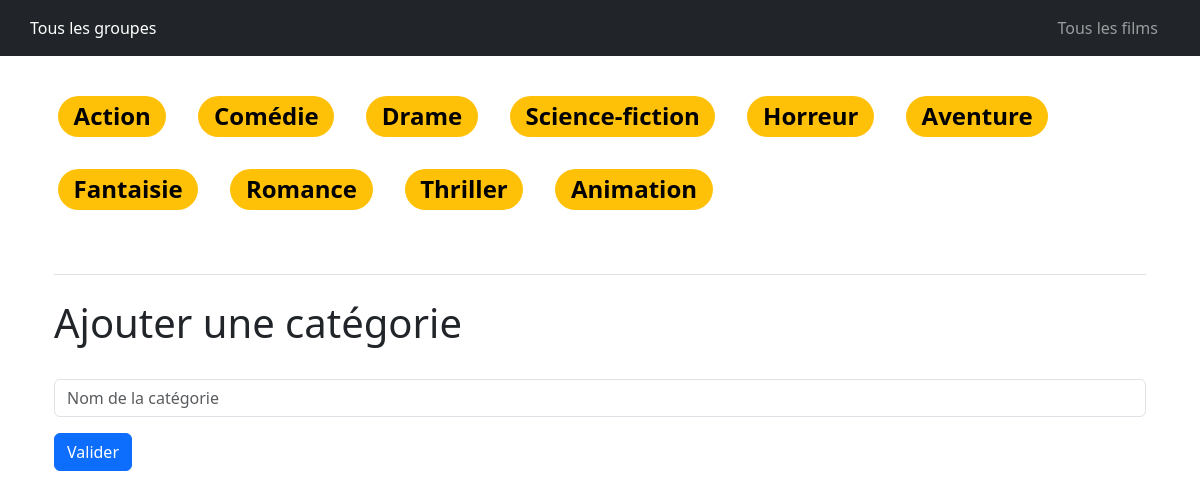
The page / on the database its author committed.
### tables this page shows
CREATE TABLE `genders` (
  `id` int(11) NOT NULL,
  `createdAt` datetime NOT NULL DEFAULT CURRENT_TIMESTAMP,
  `modifiedAt` datetime NOT NULL DEFAULT CURRENT_TIMESTAMP ON UPDATE CURRENT_TIMESTAMP,
  `name` varchar(40) NOT NULL
);

### config/class/GenderClass.php (called while the page is built, shortened)
<?php
class Gender extends Database
{
    protected $id;
    protected $name;
    public function setId($n)
    {
        if ((int)$n > 0)
            $this->id = (int)$n;
    }
    public function setName($n)
    {
        $n = trim($n);
        if (!empty($n))
            $this->name = ucfirst(strtolower($n));
    }
    public function getId()
    {
        return $this->id;
    }
    public function getName()
    {
        return $this->name;
    }
    public static function all()
    {
        $db = new Database;
        $req = $db->prepare("SELECT * FROM genders");
        $req->execute();
        $tabResult = [];
        $r = $req->fetchAll(PDO::FETCH_ASSOC);
        foreach ($r as $value) {
            $tabResult[] = new Gender($value);
        }
        return $tabResult;
    }
}

### index.php (the view, shortened to what this page needs)
<!DOCTYPE html>
<html lang="en">
<head>
    <?php include("partials/head.php") ?>
</head>
<body>
    <?php include("partials/header.php") ?>
    <main class="container">
        <?php $all = Gender::all(); ?>
        <article class="allGender">
            <?php foreach ($all as $a) : ?>
                <div class="mx-3 my-3 rounded">
                    <h2>
                        <a href="./oneGender.php?id=<?= $a->getId() ?>" class=" badge text-bg-warning rounded-pill gender">
                            <?= $a->getName() ?>
                        </a>
                    </h2>
                </div>
            <?php endforeach ?>
        </article>
        <form action="<?= $_SERVER["PHP_SELF"] ?>" method="post" class="container my-5">
            <h1 class="border-top py-4">Ajouter une catégorie</h1>
            <p>
                <input type="text" placeholder="Nom de la catégorie" name="name" class="form-control">
            </p>
            <button type="submit" name="addGender" class="btn btn-primary">Valider</button>
        </form>
    </main>
</body>
</html>

### css/main.css (style rules this page uses)
.allGender { display: flex; flex-wrap: wrap; }
a.gender { text-decoration-line: none !important; }
.badge { float: right; }

### rows shown on the page
genders: name "Action"
genders: name "Comédie"
genders: name "Drame"
genders: name "Science-fiction"
genders: name "Horreur"
genders: name "Aventure"
genders: name "Fantaisie"
genders: name "Romance"
genders: name "Thriller"
genders: name "Animation"
